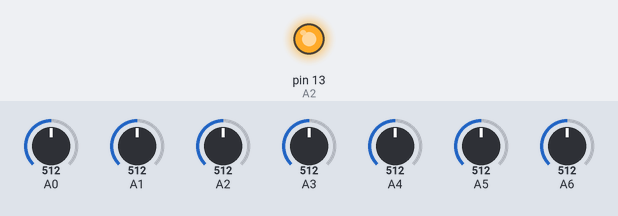
The sketch below on a simulated Arduino Nano, built with avr-gcc and run on an emulated ATmega328P. Shown: output pins drawn as LEDs (lit = HIGH). Inputs (shaded band) come from the test bench; at power-on: A0 = 512, A1 = 512, A2 = 512, A3 = 512, A4 = 512, A5 = 512, A6 = 512. What the sketch prints to the serial monitor is not drawn.

Above: at 1.2 s.
1.3 s: A0 set to 108
4.3 s: A0 set to 94
Timing chart, 0 to 7.3 s (numbered marks = the images above; inputs shaded):
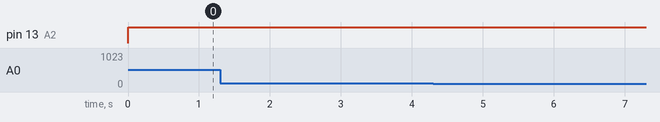

The sketch:

test_ir.ino
```cpp
void setup() {
 Serial.begin(115200);
 pinMode(A0,INPUT);
 pinMode(A1,INPUT);
 pinMode(A2,INPUT);
 pinMode(A3,INPUT);
 pinMode(A4,INPUT);
 pinMode(A5,INPUT);
 pinMode(A6,INPUT);
  pinMode(13,OUTPUT);//A2,A4,A0,A5,A6,A3,A1
}

void loop() {
//
//  Serial.print(digitalRead(A0));
//
//  Serial.print(' ');Serial.print(analogRead(A0)); Serial.print(' ');Serial.print(digitalRead(A1));Serial.print(' ');Serial.print(analogRead(A1)); Serial.print(' ');Serial.print(digitalRead(A2));Serial.print(' ');Serial.print(analogRead(A2)); Serial.print(' ');
//Serial.print(digitalRead(A3));Serial.print(' ');Serial.print(analogRead(A3)); Serial.print(' '); Serial.print(digitalRead(A4));Serial.print(' ');Serial.print(analogRead(A4)); Serial.print(' ');Serial.print(digitalRead(A5));Serial.print(' ');Serial.print(analogRead(A5));Serial.print(' ');
//Serial.print(digitalRead(A6));Serial.print(' ');Serial.println(analogRead(A6));

digitalWrite(13,1);
Serial.print(analogRead(A2));Serial.print(' ');
Serial.print(analogRead(A4));Serial.print(' ');
Serial.print(analogRead(A0));Serial.print(' ');
Serial.print(analogRead(A5));Serial.print(' ');
Serial.print(analogRead(A6));Serial.print(' ');
Serial.print(analogRead(A3));Serial.print(' ');
Serial.print(analogRead(A1));Serial.print(' ');
Serial.println();
delayMicroseconds(100);
}
```
